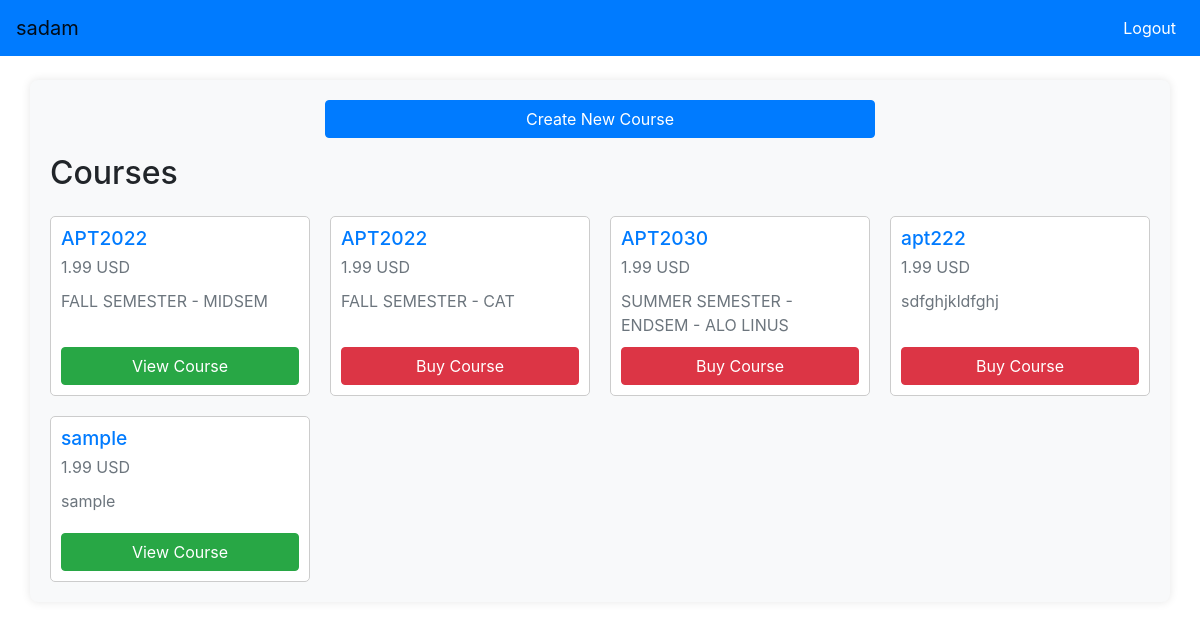
The page /course/ (signed in) on the database its author committed.
### course/models.py (models this page shows, shortened)
class Course(models.Model):
    title = models.CharField(max_length=200)  # Title of the course
    content = models.TextField()  # Description or content of the course
    created_at = models.DateTimeField(auto_now_add=True)  # Date and time when the course was created
    updated_at = models.DateTimeField(auto_now=True)  # Date and time when the course was last updated
    instructor = models.ForeignKey(User, on_delete=models.CASCADE, related_name="courses_taught")  # Instructor of the course (linked to User model)
    subscribers = models.ManyToManyField(User, related_name="courses_subscribed", blank=True)  # Users subscribed to the course (many-to-many relationship with User model)
    price = models.DecimalField(max_digits=6, decimal_places=2, default=1.99)  # Price of the course (default is 1.99)
    document = models.FileField(upload_to='docs/', default='default.pdf')  # Document associated with the course

### course/views.py (the view)
# urls.py: path("", views.course_list, name="course_list"),
@login_required
def course_list(request):
    courses = Course.objects.all()
    if request.user.is_authenticated:
        for course in courses:
            course.is_unlocked = request.user in course.subscribers.all()
    else:
        for course in courses:
            course.is_unlocked = False
    context = {
        "courses": courses
    }
    return render(request, "course_list.html", context)

### course/templates/course_list.html (shortened to what this page needs)
{% extends "base.html" %}
{% block content %}
  {% if user.is_authenticated %}
    <div class="d-flex justify-content-center">
      <a class="btn btn-primary mb-3 col-md-6" href="{% url 'create_course' %}">Create New Course</a>
    </div>
  {% endif %}
  <h2 class="mb-4">Courses</h2>
  <div class="courses-grid">
    {% for course in courses %}
    <div class="card">
      <div class="card-body">
        <h5 class="card-title text-primary">{{ course.title }}</h5>
        <p class="card-text text-muted">{{ course.price }} USD</p>
        <p class="card-text text-muted">{{ course.content }}</p>
        <div class="mt-auto">
          {% if course.is_unlocked %}
            <a class="btn btn-success view-course-btn" href="{% url 'course_detail' course.id %}">View Course</a>
          {% else %}
            <a class="btn btn-danger" href="{% url 'create_checkout_session' course.id %}">Buy Course</a>
          {% endif %}
        </div>
      </div>
    </div>
    {% endfor %}
  </div>
{% endblock %}

### user/templates/base.html (shortened to what this page needs)
<!DOCTYPE html>
<html lang="en">
<head>
    <link href="https://maxcdn.bootstrapcdn.com/bootstrap/4.5.2/css/bootstrap.min.css" rel="stylesheet">
</head>
<body>
<nav class="navbar navbar-expand-lg navbar-light">
    <a class="navbar-brand" href="{%  url 'course_list' %}">{{request.user}}</a>
    <div class="collapse navbar-collapse" id="navbarNav">
        <ul class="navbar-nav ml-auto">
            {% if user.is_authenticated %}
                <li class="nav-item">
                    <a class="nav-link" href="{% url 'logout' %}">Logout</a>
                </li>
            {% endif %}
        </ul>
    </div>
</nav>
<div class="container mt-4">
    {% block content %} {% endblock %}
</div>
</body>
</html>

### user/templates/base.html (style rules this page uses)
:root { --primary-color: #007bff; --secondary-color: #6c757d; --accent-color: #28a745; }
.navbar { background-color: var(--primary-color); }
.navbar-brand { color: #fff; }
.navbar-nav .nav-link { color: #fff !important; }
.container { background-color: #f8f9fa; border-radius: 8px; box-shadow: 0 0 10px rgba(0, 0, 0, 0.1); padding: 20px; }
.btn-primary { background-color: var(--accent-color); border-color: var(--accent-color); }

### course/templates/course_list.html (style rules this page uses)
.courses-grid { display: grid; grid-template-columns: repeat(auto-fit, minmax(250px, 1fr)); grid-gap: 20px; }
.card { border: 1px solid #ccc; border-radius: 5px; overflow: hidden; height: auto; display: flex; flex-direction: column; }
.card-body { padding: 10px; display: flex; flex-direction: column; justify-content: space-between; height: 100%; }
.card-title { font-size: 1.2rem; margin-bottom: 5px; }
.card-text { font-size: 1rem; margin-bottom: 10px; }
.btn { width: 100%; }
.btn-primary { background-color: #007bff; border-color: #007bff; }
.btn-success { background-color: #28a745; border-color: #28a745; }
.btn-danger { background-color: #dc3545; border-color: #dc3545; }
.view-course-btn { margin-top: 10px; }

### rows shown on the page
Course: title "APT2022", price "1.99", content "FALL SEMESTER - MIDSEM", shows "View Course"
Course: title "APT2022", price "1.99", content "FALL SEMESTER - CAT", shows "Buy Course"
Course: title "APT2030", price "1.99", content "SUMMER SEMESTER - ENDSEM - ALO LINUS", shows "Buy Course"
Course: title "apt222", price "1.99", content "sdfghjkldfghj", shows "Buy Course"
Course: title "sample", price "1.99", content "sample", shows "View Course"

### other values the page prints
{{ request.user }} "sadam"
